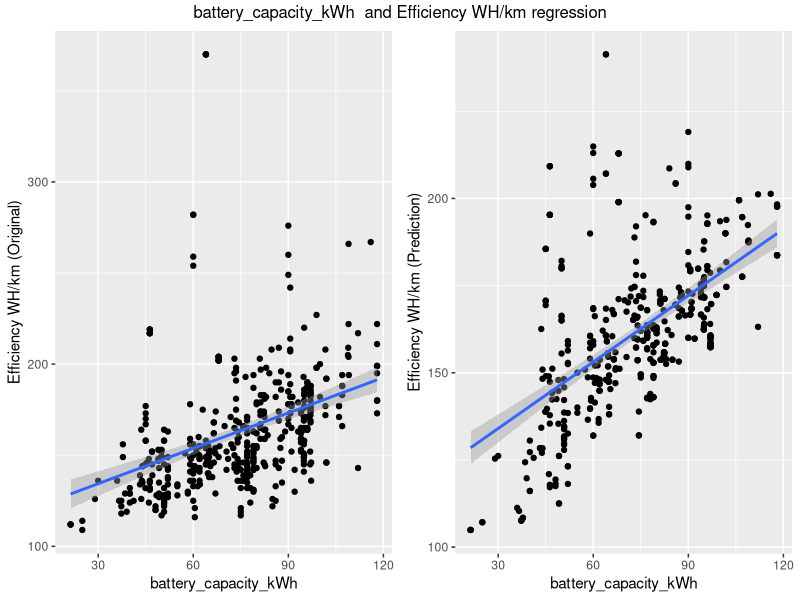

Write the R code that produced this figure.
library(ggplot2)
library(gridExtra)
# y - efficiency_wh_per_km
# x - pick by variable selection


fetch_data <- function() {
    return (read.csv("dataset/data_cleaned.csv"))
}

display_na_statistics <- function(data) {
    print("Displaying NA statistics")
    colSums(is.na(data))
}

display_col_names <- function(data) {
    print("Displaying collumn names")
    colnames(data)
}

display_metric_results <- function(result_type, y, y_hat) {
    rss <- sum((y_hat - y)^2)
    mse <- mean((y_hat - y)^2)
    r2 <- 1 - rss / sum((y - mean(y))^2)

    print(paste(result_type, " results: "))
    print(
        paste(
            "RSS: ", rss,
            "MSE: ", mse,
            "R2: ", r2
        ),
    )
}

create_row_plot <- function(dataset, predictor_name) {
    aes <- aes(
        y = efficiency_wh_per_km
    )
    if (predictor_name == "battery_capacity_kWh") {
        aes <- modifyList(
            aes,
            aes(x = battery_capacity_kWh)
        )
    } else if (predictor_name == "height_nm") {
        aes <- modifyList(
            aes,
            aes(x = height_nm)
        )
    } else if (predictor_name == "width_nm") {
        aes <- modifyList(
            aes,
            aes(x = width_nm)
        )
    }
    
    p1 <- ggplot(
        dataset, 
        aes
        ) + 
        geom_point() +
        geom_smooth(method = "lm") +
        xlab(predictor_name) +
        ylab("Efficiency WH/km (Original)")


    p2 <- ggplot(
        dataset, 
        aes(
            x = battery_capacity_kWh, 
            y = y_hat
        )) + 
        geom_point() +
        geom_smooth(method = "lm") +
        xlab(predictor_name) +
        ylab("Efficiency WH/km (Prediction)")
        

    grid.arrange(
        p1, 
        p2, 
        ncol = 2, 
        top = paste(
            predictor_name, 
            " and Efficiency WH/km regression"
        )
    )
}

# TODO
# main <- function() {    
   
# }

dataset <- fetch_data()

print("Starting multilinear regression analysis...")

# EDA -------------------
head(dataset)

display_na_statistics(dataset)
display_col_names(dataset)
col_names <- c("battery_capacity_kWh", "height_mm", "length_mm")
set.seed(123)

# plotting dataset for multilinear regression
# ggplot(dataset, aes(x = battery_capacity_kWh, y = efficiency_wh_per_km)) + geom_point() + geom_smooth(method = "lm")
# ggplot(dataset, aes(x = height_mm, y = efficiency_wh_per_km)) + geom_point() + geom_smooth(method = "lm")
# ggplot(dataset, aes(x = length_mm, y = efficiency_wh_per_km)) + geom_point() + geom_smooth(method = "lm")

# -------------------------
print("Running linear regression")
# 1. pick predictors:
# battery_capacity, height_mm, length_mm

# analyzing model summary
model <- lm(
    efficiency_wh_per_km ~ 
    battery_capacity_kWh + 
    height_mm + 
    length_mm, 
    data = dataset
)
summary(model)


print("Train/Test split")
idx <- sample(
    1:nrow(dataset), 
    size=0.8 * nrow(dataset), 
    replace=TRUE
)

dataset_train <- dataset[idx,]
dataset_test <- dataset[-idx,]

print(
    paste(
        "Train data size: ", 
        nrow(dataset_train),
        "Test data size: ", 
        nrow(dataset_test)
    )
)

print("Performing MLR model training")
# using training data
fit <- lm(
    efficiency_wh_per_km ~ 
    battery_capacity_kWh + 
    height_mm + 
    length_mm, 
    data = dataset_train
)

dataset_train_pred <- data.frame(response=predict(fit, dataset_train))
dataset_test_pred <- data.frame(response=predict(fit, dataset_test))

y_train <- dataset_train$efficiency_wh_per_km
y_hat_train <- dataset_train_pred$response

y_test <- dataset_test$efficiency_wh_per_km
y_hat_test <- dataset_test_pred$response

print("Training set evaluation:")

display_metric_results("Training Data", y_train, y_hat_train)

print("Test set evaluation:")
display_metric_results("Test Data", y_test, y_hat_train)

print("Performing final model building")
dataset_pred <- data.frame(response=predict(fit, dataset))
dataset["y_hat"] <- dataset_pred$response

print("Printing results")
pdf("Code/mlr_results_1.pdf")
create_row_plot(dataset, "battery_capacity_kWh")

print("DONE")
